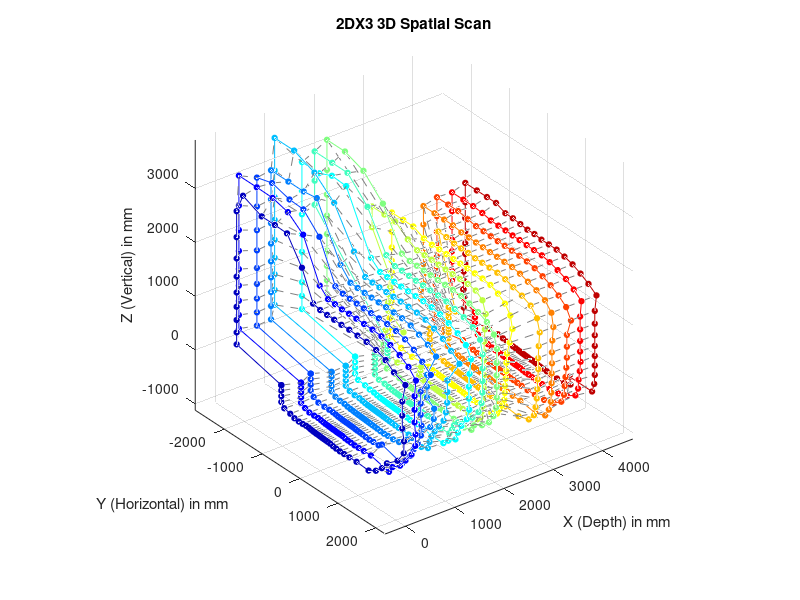

Source code (MATLAB):
load myDataNew.mat
cmap = jet(15);
figure(1); clf; hold on; grid on;
for p = 1:15
    % Grab ONLY the 8 points for the CURRENT slice
    y_slice = Y(p, :);
    z_slice = Z(p, :);
    
    % Close the ring (8th point back to 1st)
    y_loop = [y_slice, y_slice(1)];
    z_loop = [z_slice, z_slice(1)];
    x_loop = repmat(x_positions(p), 1, numel(y_loop));
    
    % Draw the Ring (Dotted and Thin)
    plot3(x_loop, y_loop, z_loop, '-o', ...
        'Color', cmap(p,:), ...
        'LineWidth', 0.5, ...   % Thinner lines
        'MarkerSize', 4, ...
        'MarkerFaceColor', cmap(p,:));

    % Connect to PREVIOUS slice (Ribs)
    if p > 1
        for j = 1:64
            % Connect point j of p-1 to point j of p
            plot3([x_positions(p-1), x_positions(p)], ...
                  [Y(p-1, j), Y(p, j)], ...
                  [Z(p-1, j), Z(p, j)], ...
                  'Color', [0.5 0.5 0.5],'LineStyle','--', 'LineWidth', 0.5);
        end
    end
end

view(3); axis equal;


title('2DX3 3D Spatial Scan');
xlabel('X (Depth) in mm');
ylabel('Y (Horizontal) in mm');
zlabel('Z (Vertical) in mm');
view(3); % Set to 3D view
axis equal;
set(gca, 'YDir', 'reverse');
